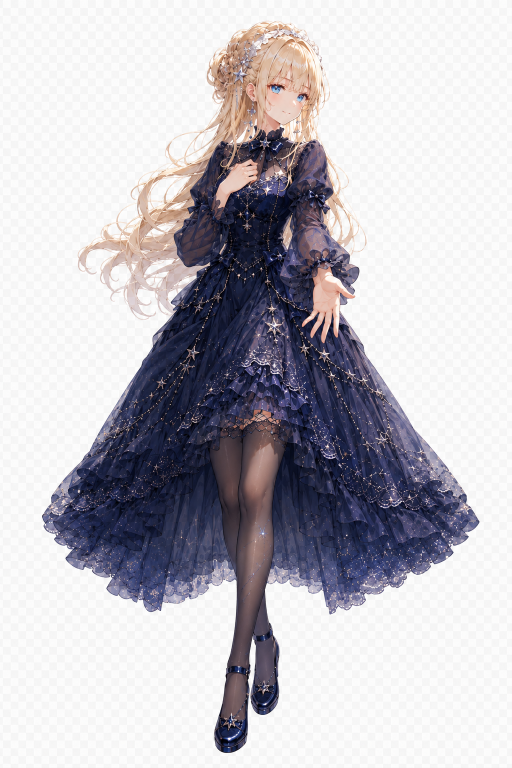
#> input picture game/images/characters_backup/anya_look_at_me.png, 1024 x 1536 px (shown at 1/2 size)
$ python -i process_ch6_new.py   (imports and definitions only)
#> lines starting #> are read from the running program, lines starting #| are printed output that depends on the picture
#> in remove_bg, img is the input picture: PIL image 1024x1536 RGB; mean R, G, B 190.1, 187.8, 194.3
"""
批量处理9张新立绘：备份原图 → 用u2net抠图 → 输出到characters_alpha
"""
import os, shutil
import onnxruntime as ort
import numpy as np
from PIL import Image, ImageFilter

SRC_DIR = r"D:\shanchengxiaying\shanchengxiaying\game\images\characters"
DST_DIR = r"D:\shanchengxiaying\shanchengxiaying\game\images\characters_alpha"
BACKUP_DIR = r"D:\shanchengxiaying\shanchengxiaying\game\images\characters_backup"
MODEL_PATH = os.path.join(os.path.expanduser('~'), '.u2net', 'u2net.onnx')
INPUT_SIZE = 320

NEW_FILES = [
    "anya_look_at_me.png",
    "anya_run_to_me.png",
    "anya_take_my_hand.png",
    "anya_walk_runway.png",
    "anya_wear_starry_night_dress.png",
    "anya_blush_post.png",
    "me_hug_anya.png",
    "me_put_hand_on_anya_shoulder.png",
    "me_walk_to_anya.png",
]

# Load model once
# [1 line not run here, left out]
# [1 line that did not run here, left out]
# [1 line not run here, left out]

def preprocess(img):
    img_resized = img.resize((INPUT_SIZE, INPUT_SIZE), Image.LANCZOS)
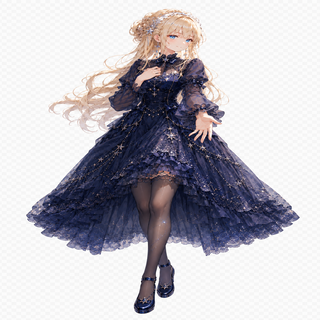
#> img_resized: PIL image 320x320 RGB; mean R, G, B 190.1, 187.8, 194.3
    arr = np.array(img_resized).astype(np.float32) / 255.0
    mean = np.array([0.485, 0.456, 0.406], dtype=np.float32)
    std = np.array([0.229, 0.224, 0.225], dtype=np.float32)
    arr = (arr - mean) / std
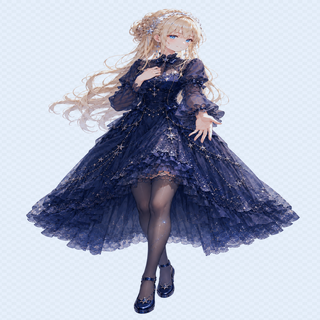
#> arr: shape (320, 320, 3) float32; mean R, G, B 1.14, 1.25, 1.58; drawn with min black and max white
    arr = np.transpose(arr, (2, 0, 1))
    return np.expand_dims(arr, 0).astype(np.float32)

def remove_bg(img_path, out_path):
    img = Image.open(img_path).convert('RGB')
    input_data = preprocess(img)
#> (the run stopped early here; a loop or call above may not have finished)

$ run again, on game/images/characters_backup/anya_run_to_me.png
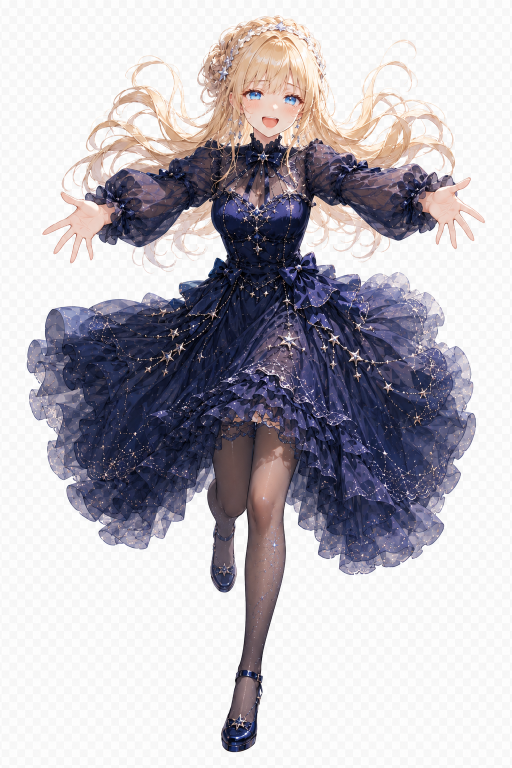
#> input picture game/images/characters_backup/anya_run_to_me.png, 1024 x 1536 px (shown at 1/2 size)
#> in remove_bg, img is the input picture: PIL image 1024x1536 RGB; mean R, G, B 186.1, 182.6, 189.6
#> in preprocess, `img_resized = img.resize((INPUT_SIZE, INPUT_SIZE), Image.LANCZOS)`:
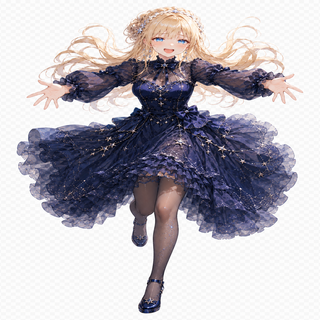
#> img_resized: PIL image 320x320 RGB; mean R, G, B 186.1, 182.5, 189.6
#> in preprocess, `arr = (arr - mean) / std`:
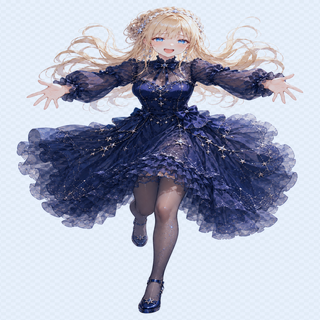
#> arr: shape (320, 320, 3) float32; mean R, G, B 1.07, 1.16, 1.5; drawn with min black and max white

$ run again, on game/images/characters_backup/anya_wear_starry_night_dress.png
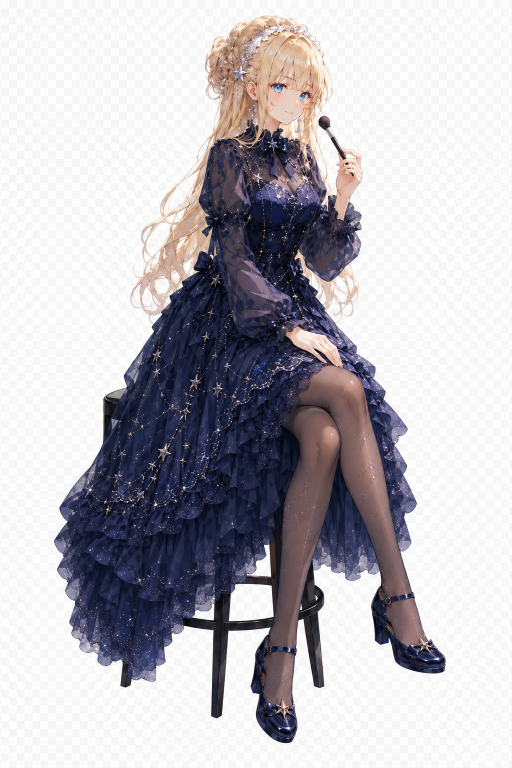
#> input picture game/images/characters_backup/anya_wear_starry_night_dress.png, 1024 x 1536 px (shown at 1/2 size)
#> in remove_bg, img is the input picture: PIL image 1024x1536 RGB; mean R, G, B 187, 184.4, 189.9
#> in preprocess, `img_resized = img.resize((INPUT_SIZE, INPUT_SIZE), Image.LANCZOS)`:
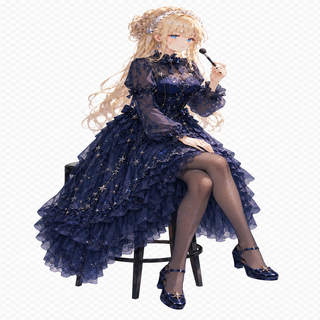
#> img_resized: PIL image 320x320 RGB; mean R, G, B 186.9, 184.4, 189.9
#> in preprocess, `arr = (arr - mean) / std`:
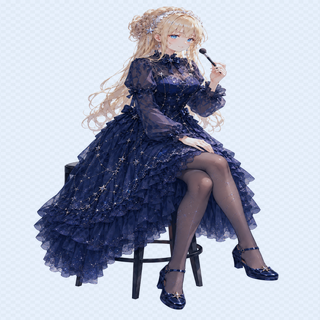
#> arr: shape (320, 320, 3) float32; mean R, G, B 1.08, 1.19, 1.51; drawn with min black and max white

$ run again, on game/images/characters_backup/me_hug_anya.png
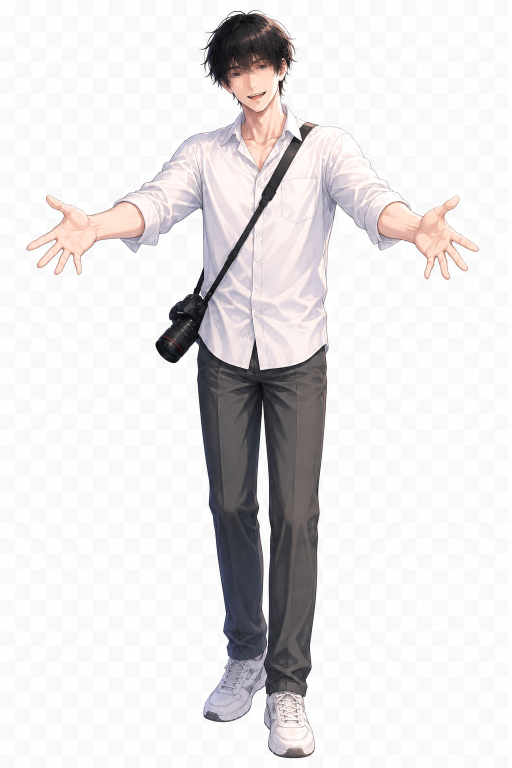
#> input picture game/images/characters_backup/me_hug_anya.png, 1024 x 1536 px (shown at 1/2 size)
#> in remove_bg, img is the input picture: PIL image 1024x1536 RGB; mean R, G, B 229.4, 227, 227.6
#> in preprocess, `img_resized = img.resize((INPUT_SIZE, INPUT_SIZE), Image.LANCZOS)`:
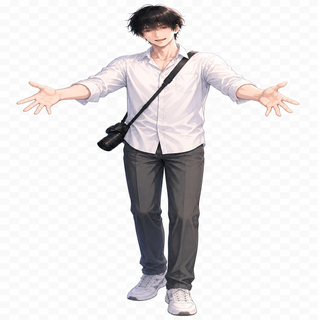
#> img_resized: PIL image 320x320 RGB; mean R, G, B 229.3, 226.9, 227.5
#> in preprocess, `arr = (arr - mean) / std`:
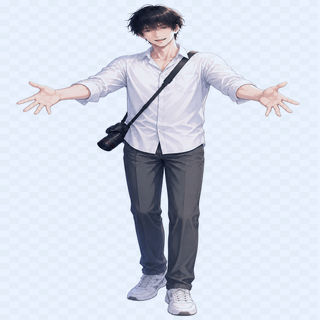
#> arr: shape (320, 320, 3) float32; mean R, G, B 1.81, 1.94, 2.16; drawn with min black and max white
